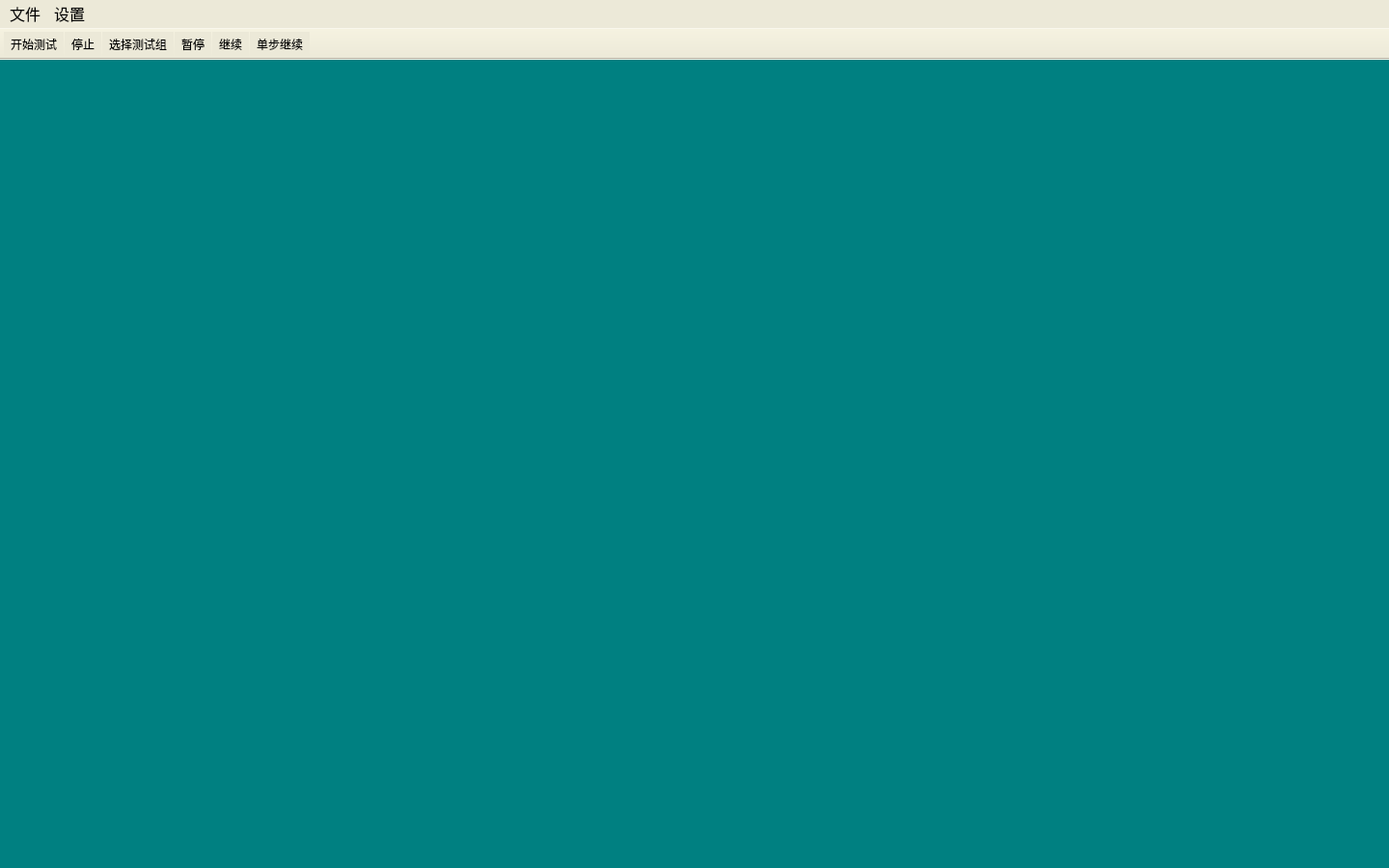
<?xml version="1.0" encoding="UTF-8"?>
<ui version="4.0">
 <class>MainWindow</class>
 <widget class="QMainWindow" name="MainWindow">
  <property name="geometry">
   <rect>
    <x>0</x>
    <y>0</y>
    <width>1440</width>
    <height>900</height>
   </rect>
  </property>
  <property name="sizePolicy">
   <sizepolicy hsizetype="Expanding" vsizetype="Expanding">
    <horstretch>0</horstretch>
    <verstretch>0</verstretch>
   </sizepolicy>
  </property>
  <property name="windowTitle">
   <string>安全性能综合测试系统</string>
  </property>
  <property name="styleSheet">
   <string notr="true">background-color: rgb(0,128,129);
</string>
  </property>
  <widget class="QWidget" name="centralwidget"/>
  <widget class="QMenuBar" name="menubar">
   <property name="geometry">
    <rect>
     <x>0</x>
     <y>0</y>
     <width>1440</width>
     <height>28</height>
    </rect>
   </property>
   <property name="font">
    <font>
     <family>微软雅黑</family>
     <pointsize>12</pointsize>
    </font>
   </property>
   <property name="styleSheet">
    <string notr="true">background-color: rgb(236, 233, 216);</string>
   </property>
   <widget class="QMenu" name="menu">
    <property name="title">
     <string>文件</string>
    </property>
   </widget>
   <widget class="QMenu" name="menu_2">
    <property name="title">
     <string>设置</string>
    </property>
   </widget>
   <addaction name="menu"/>
   <addaction name="menu_2"/>
  </widget>
  <widget class="QStatusBar" name="statusbar"/>
  <widget class="QToolBar" name="toolBar">
   <property name="windowTitle">
    <string>toolBar</string>
   </property>
   <property name="layoutDirection">
    <enum>Qt::LeftToRight</enum>
   </property>
   <property name="autoFillBackground">
    <bool>false</bool>
   </property>
   <property name="styleSheet">
    <string notr="true">background-color:rgb(236,233,216);
</string>
   </property>
   <property name="movable">
    <bool>false</bool>
   </property>
   <property name="allowedAreas">
    <set>Qt::TopToolBarArea</set>
   </property>
   <property name="iconSize">
    <size>
     <width>60</width>
     <height>40</height>
    </size>
   </property>
   <property name="toolButtonStyle">
    <enum>Qt::ToolButtonIconOnly</enum>
   </property>
   <property name="floatable">
    <bool>true</bool>
   </property>
   <attribute name="toolBarArea">
    <enum>TopToolBarArea</enum>
   </attribute>
   <attribute name="toolBarBreak">
    <bool>false</bool>
   </attribute>
   <addaction name="actionTest"/>
   <addaction name="actionStop"/>
   <addaction name="actionGroup"/>
   <addaction name="actionPause"/>
   <addaction name="actionContinue"/>
   <addaction name="actionStep"/>
  </widget>
  <action name="actionTest">
   <property name="enabled">
    <bool>true</bool>
   </property>
   <property name="icon">
    <iconset resource="image.qrc">
     <normaloff>:/resource/开始_绿.png</normaloff>:/resource/开始_绿.png</iconset>
   </property>
   <property name="text">
    <string>开始测试</string>
   </property>
   <property name="iconVisibleInMenu">
    <bool>true</bool>
   </property>
  </action>
  <action name="actionStop">
   <property name="icon">
    <iconset resource="image.qrc">
     <normaloff>:/resource/停止_红.png</normaloff>:/resource/停止_红.png</iconset>
   </property>
   <property name="text">
    <string>停止</string>
   </property>
  </action>
  <action name="actionPause">
   <property name="icon">
    <iconset resource="image.qrc">
     <normaloff>:/resource/pause18.png</normaloff>:/resource/pause18.png</iconset>
   </property>
   <property name="text">
    <string>暂停</string>
   </property>
  </action>
  <action name="actionContinue">
   <property name="icon">
    <iconset resource="image.qrc">
     <normaloff>:/resource/继续.png</normaloff>:/resource/继续.png</iconset>
   </property>
   <property name="text">
    <string>继续</string>
   </property>
  </action>
  <action name="actionStep">
   <property name="icon">
    <iconset resource="image.qrc">
     <normaloff>:/resource/单步继续.png</normaloff>:/resource/单步继续.png</iconset>
   </property>
   <property name="text">
    <string>单步继续</string>
   </property>
  </action>
  <action name="actionGroup">
   <property name="icon">
    <iconset resource="image.qrc">
     <normaloff>:/resource/openGroup.png</normaloff>:/resource/openGroup.png</iconset>
   </property>
   <property name="text">
    <string>选择测试组</string>
   </property>
  </action>
 </widget>
 <resources>
  <include location="image.qrc"/>
 </resources>
 <connections/>
</ui>
